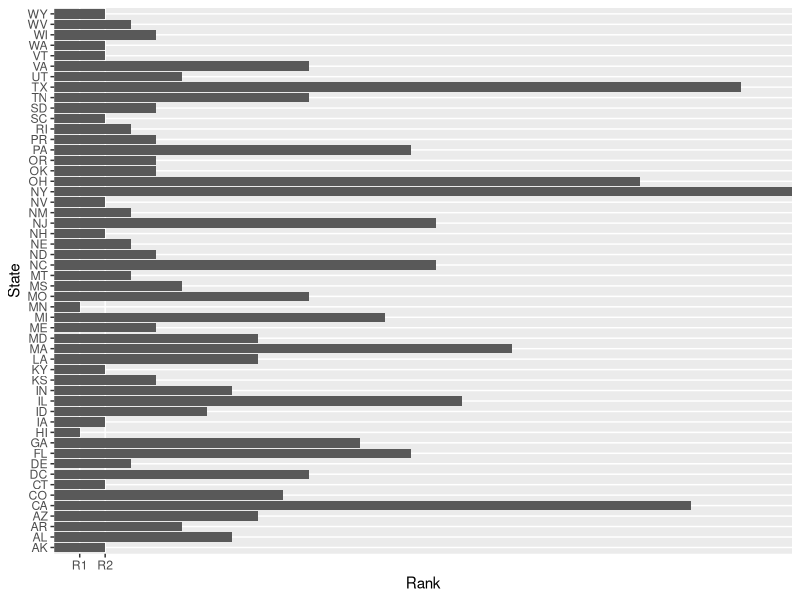
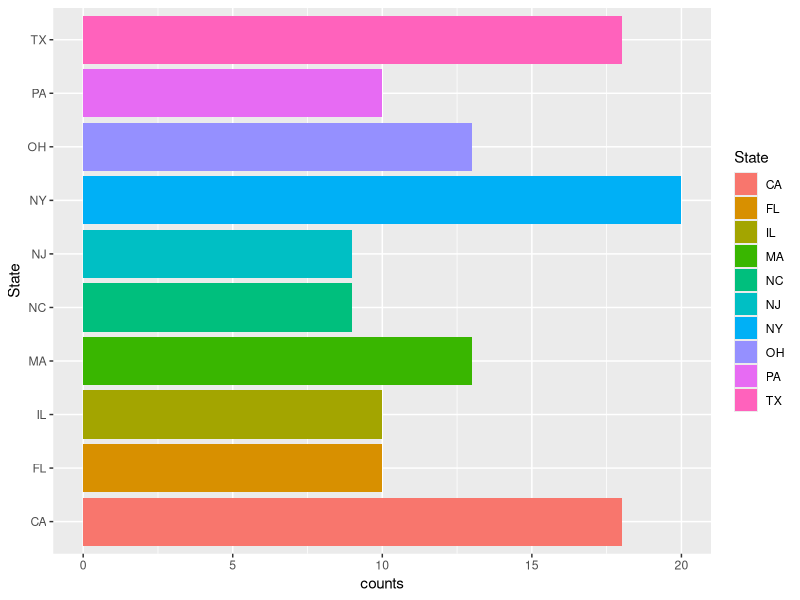
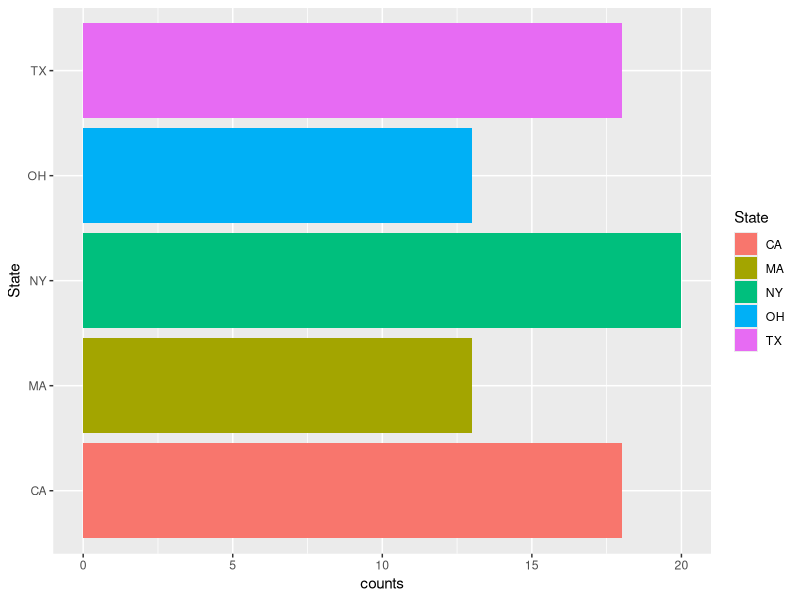
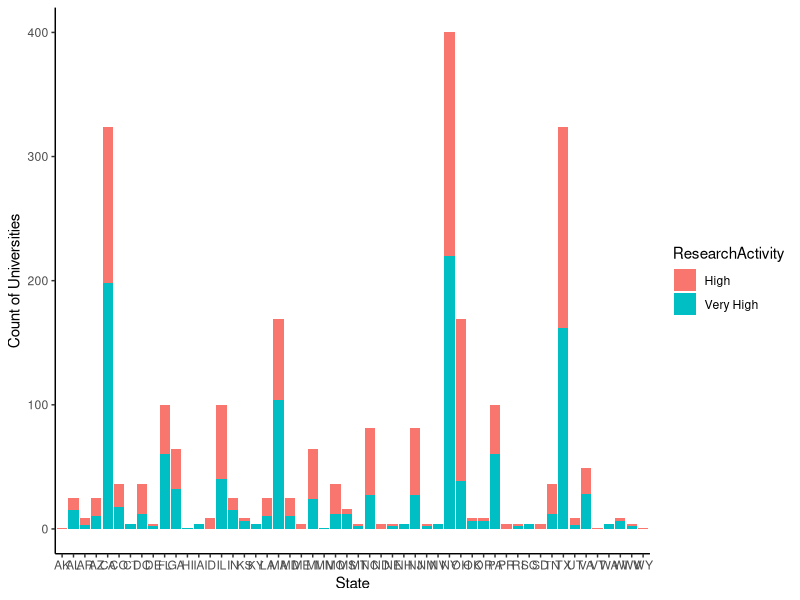

R code for these plots, in order:
## ---- chunk 1
knitr::opts_chunk$set(echo = TRUE)
## ---- chunk 2
library(readxl)
Unis <- read_excel("ResearchClassification_DoctoralUniversities.xlsx")
Unis
## ---- chunk 3
library(tidyverse)
## ---- chunk 4
ggplot(Unis, aes(State, Rank)) + geom_col() + coord_flip()
## ---- chunk 5
Unis %>%
  filter(Rank == "R1") %>% 
  group_by(State) %>%
  summarise(counts = sum(table(Rank)))
## ---- chunk 6
Unis %>%
  group_by(State) %>%
  summarise(counts = sum(table(Rank))) %>%
  top_n(10) %>%
  ggplot(aes(counts, State, fill = State)) + geom_col()
## ---- chunk 7
Unis %>%
  group_by(State) %>%
  summarise(counts = sum(table(Rank))) %>% 
  top_n(5) %>% 
  ggplot(aes(counts, State, fill = State)) + geom_col()
## ---- chunk 8
Unis2 <- Unis %>% 
  group_by(State) %>%
  mutate(total = sum(table(Rank)))
ggplot(Unis2, aes(State, total, fill = ResearchActivity)) + geom_col() + 
  theme_classic() + labs(y = "Count of Universities", x  = "State")
## ---- chunk 9
Unis2
## ---- chunk 10
# Public University Rankings
pubrs <- Unis %>% 
  group_by(State) %>%
  filter(Control == "Public") %>%
  mutate(total = sum(table(Rank))) %>%  
  summarise(Rs = sum(table(total))) %>% 
  arrange(desc(Rs))
rmarkdown::paged_table(pubrs)
## ---- chunk 11
# Non-Public University Rankings
npubrs <- Unis %>% 
  group_by(State) %>%
  filter(Control != "Public") %>%
  mutate(total = sum(table(Rank))) %>%  
  summarise(Rs = sum(table(total))) %>% 
  arrange(desc(Rs))
rmarkdown::paged_table(npubrs)
## ---- chunk 12
Unis %>%
  filter(State == "DC")
## ---- chunk 13

## ---- chunk 14
pubrs
## ---- chunk 15
Unis %>% 
  group_by(State) %>% 
  summarise(Rnks = sum((table(Rank)))) %>%
  arrange(desc(Rnks))
## ---- chunk 16
Unis %>% 
  group_by(City) %>% 
  summarise(TotalUnis = sum(table(Rank))) %>%
  arrange(desc(TotalUnis))
